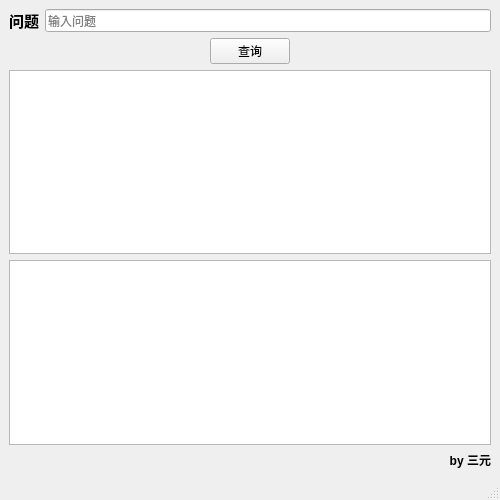
<?xml version="1.0" encoding="UTF-8"?>
<ui version="4.0">
 <class>Search</class>
 <widget class="QMainWindow" name="Search">
  <property name="geometry">
   <rect>
    <x>0</x>
    <y>0</y>
    <width>500</width>
    <height>500</height>
   </rect>
  </property>
  <property name="minimumSize">
   <size>
    <width>500</width>
    <height>500</height>
   </size>
  </property>
  <property name="maximumSize">
   <size>
    <width>500</width>
    <height>500</height>
   </size>
  </property>
  <property name="windowTitle">
   <string>搜题神器</string>
  </property>
  <property name="windowIcon">
   <iconset>
    <normaloff>02.ico</normaloff>02.ico</iconset>
  </property>
  <property name="iconSize">
   <size>
    <width>50</width>
    <height>50</height>
   </size>
  </property>
  <widget class="QWidget" name="centralwidget">
   <layout class="QVBoxLayout" name="verticalLayout_3">
    <item>
     <layout class="QHBoxLayout" name="horizontalLayout_3">
      <item>
       <widget class="QLabel" name="label">
        <property name="font">
         <font>
          <pointsize>11</pointsize>
          <bold>true</bold>
         </font>
        </property>
        <property name="text">
         <string>问题</string>
        </property>
       </widget>
      </item>
      <item>
       <widget class="QLineEdit" name="q">
        <property name="enabled">
         <bool>true</bool>
        </property>
        <property name="sizePolicy">
         <sizepolicy hsizetype="Expanding" vsizetype="Expanding">
          <horstretch>0</horstretch>
          <verstretch>0</verstretch>
         </sizepolicy>
        </property>
        <property name="mouseTracking">
         <bool>true</bool>
        </property>
        <property name="focusPolicy">
         <enum>Qt::StrongFocus</enum>
        </property>
        <property name="contextMenuPolicy">
         <enum>Qt::NoContextMenu</enum>
        </property>
        <property name="statusTip">
         <string/>
        </property>
        <property name="whatsThis">
         <string/>
        </property>
        <property name="accessibleName">
         <string/>
        </property>
        <property name="inputMask">
         <string/>
        </property>
        <property name="text">
         <string/>
        </property>
        <property name="placeholderText">
         <string>输入问题</string>
        </property>
        <property name="cursorMoveStyle">
         <enum>Qt::LogicalMoveStyle</enum>
        </property>
        <property name="clearButtonEnabled">
         <bool>false</bool>
        </property>
       </widget>
      </item>
     </layout>
    </item>
    <item>
     <layout class="QHBoxLayout" name="horizontalLayout_4">
      <item>
       <widget class="QPushButton" name="search">
        <property name="sizePolicy">
         <sizepolicy hsizetype="Fixed" vsizetype="Fixed">
          <horstretch>0</horstretch>
          <verstretch>0</verstretch>
         </sizepolicy>
        </property>
        <property name="font">
         <font>
          <family>微软雅黑</family>
         </font>
        </property>
        <property name="styleSheet">
         <string notr="true"/>
        </property>
        <property name="text">
         <string>查询</string>
        </property>
       </widget>
      </item>
     </layout>
    </item>
    <item>
     <widget class="QTextBrowser" name="question">
      <property name="maximumSize">
       <size>
        <width>16777215</width>
        <height>16777215</height>
       </size>
      </property>
      <property name="font">
       <font>
        <family>微软雅黑</family>
        <pointsize>18</pointsize>
        <bold>true</bold>
       </font>
      </property>
      <property name="contextMenuPolicy">
       <enum>Qt::DefaultContextMenu</enum>
      </property>
      <property name="html">
       <string>&lt;!DOCTYPE HTML PUBLIC &quot;-//W3C//DTD HTML 4.0//EN&quot; &quot;http://www.w3.org/TR/REC-html40/strict.dtd&quot;&gt;
&lt;html&gt;&lt;head&gt;&lt;meta name=&quot;qrichtext&quot; content=&quot;1&quot; /&gt;&lt;meta charset=&quot;utf-8&quot; /&gt;&lt;style type=&quot;text/css&quot;&gt;
p, li { white-space: pre-wrap; }
&lt;/style&gt;&lt;/head&gt;&lt;body style=&quot; font-family:'微软雅黑'; font-size:18pt; font-weight:700; font-style:normal;&quot;&gt;
&lt;p style=&quot;-qt-paragraph-type:empty; margin-top:0px; margin-bottom:0px; margin-left:0px; margin-right:0px; -qt-block-indent:0; text-indent:0px; font-family:'Segoe UI'; font-size:9pt; font-weight:400;&quot;&gt;&lt;br /&gt;&lt;/p&gt;&lt;/body&gt;&lt;/html&gt;</string>
      </property>
      <property name="tabStopDistance">
       <double>83.000000000000000</double>
      </property>
     </widget>
    </item>
    <item>
     <widget class="QTextBrowser" name="answer">
      <property name="font">
       <font>
        <family>微软雅黑</family>
        <pointsize>22</pointsize>
       </font>
      </property>
     </widget>
    </item>
    <item>
     <widget class="QLabel" name="label_2">
      <property name="sizePolicy">
       <sizepolicy hsizetype="Preferred" vsizetype="Preferred">
        <horstretch>0</horstretch>
        <verstretch>0</verstretch>
       </sizepolicy>
      </property>
      <property name="text">
       <string>&lt;html&gt;&lt;head/&gt;&lt;body&gt;&lt;p&gt;&lt;span style=&quot; font-weight:700;&quot;&gt;by 三元&lt;/span&gt;&lt;/p&gt;&lt;/body&gt;&lt;/html&gt;</string>
      </property>
      <property name="alignment">
       <set>Qt::AlignRight|Qt::AlignTrailing|Qt::AlignVCenter</set>
      </property>
     </widget>
    </item>
   </layout>
  </widget>
  <widget class="QStatusBar" name="statusbar"/>
 </widget>
 <resources/>
 <connections/>
</ui>
